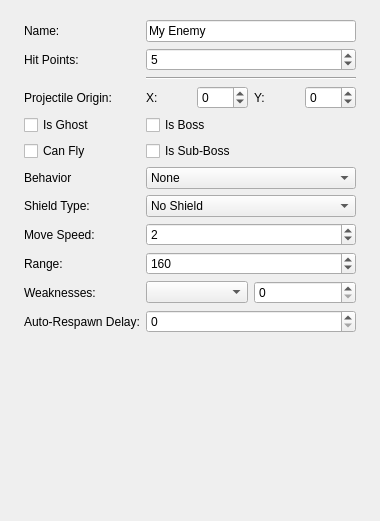
       <widget class="QWidget" name="page_3">
        <property name="geometry">
         <rect>
          <x>0</x>
          <y>0</y>
          <width>380</width>
          <height>521</height>
         </rect>
        </property>
        <attribute name="label">
         <string>Properties</string>
        </attribute>
        <layout class="QGridLayout" name="gridLayout_8">
         <item row="0" column="0">
          <widget class="QWidget" name="widget" native="true">
           <property name="sizePolicy">
            <sizepolicy hsizetype="Preferred" vsizetype="Minimum">
             <horstretch>0</horstretch>
             <verstretch>0</verstretch>
            </sizepolicy>
           </property>
           <property name="minimumSize">
            <size>
             <width>350</width>
             <height>0</height>
            </size>
           </property>
           <property name="maximumSize">
            <size>
             <width>300</width>
             <height>16777215</height>
            </size>
           </property>
           <property name="baseSize">
            <size>
             <width>300</width>
             <height>0</height>
            </size>
           </property>
           <layout class="QGridLayout" name="gridLayout_5">
            <item row="3" column="1">
             <widget class="QSpinBox" name="npc_edit_tab_NpcHP">
              <property name="toolTip">
               <string>Number of hit points the enemy can take of damage</string>
              </property>
              <property name="value">
               <number>5</number>
              </property>
             </widget>
            </item>
            <item row="11" column="1">
             <widget class="QSpinBox" name="npc_edit_tab_range">
              <property name="toolTip">
               <string>Maximum movement range and vision reach</string>
              </property>
              <property name="minimum">
               <number>0</number>
              </property>
              <property name="maximum">
               <number>999</number>
              </property>
              <property name="value">
               <number>160</number>
              </property>
             </widget>
            </item>
            <item row="12" column="1">
             <layout class="QHBoxLayout" name="horizontalLayout">
              <item>
               <widget class="QComboBox" name="npc_edit_tab_weakness_list">
                <property name="toolTip">
                 <string>Weapon that hits enemy</string>
                </property>
               </widget>
              </item>
              <item>
               <widget class="QSpinBox" name="npc_edit_tab_weakness_points">
                <property name="toolTip">
                 <string>How many hit points the selected weapon makes of damage in the enemy</string>
                </property>
               </widget>
              </item>
             </layout>
            </item>
            <item row="14" column="0">
             <spacer name="verticalSpacer_9">
              <property name="orientation">
               <enum>Qt::Vertical</enum>
              </property>
              <property name="sizeHint" stdset="0">
               <size>
                <width>20</width>
                <height>40</height>
               </size>
              </property>
             </spacer>
            </item>
            <item row="7" column="1">
             <widget class="QCheckBox" name="isSubBoss_checkbox">
              <property name="toolTip">
               <string>If is a stage sub-boss</string>
              </property>
              <property name="text">
               <string>Is Sub-Boss</string>
              </property>
             </widget>
            </item>
            <item row="6" column="0">
             <widget class="QCheckBox" name="npc_edit_tab_canshoot">
              <property name="toolTip">
               <string>If can cross walls</string>
              </property>
              <property name="text">
               <string>Is Ghost</string>
              </property>
             </widget>
            </item>
            <item row="7" column="0">
             <widget class="QCheckBox" name="checkBox">
              <property name="toolTip">
               <string>If can ignore gravity</string>
              </property>
              <property name="text">
               <string>Can Fly</string>
              </property>
             </widget>
            </item>
            <item row="9" column="0">
             <widget class="QLabel" name="label_66">
              <property name="text">
               <string>Shield Type:</string>
              </property>
             </widget>
            </item>
            <item row="9" column="1">
             <widget class="QComboBox" name="npc_edit_tab_shieldtype">
              <property name="toolTip">
               <string>If uses shield, how it behaves</string>
              </property>
              <item>
               <property name="text">
                <string>No Shield</string>
               </property>
              </item>
              <item>
               <property name="text">
                <string>Full Shield</string>
               </property>
              </item>
              <item>
               <property name="text">
                <string>Front</string>
               </property>
              </item>
              <item>
               <property name="text">
                <string>Stand</string>
               </property>
              </item>
              <item>
               <property name="text">
                <string>Disguise</string>
               </property>
              </item>
              <item>
               <property name="text">
                <string>Stand Front</string>
               </property>
              </item>
              <item>
               <property name="text">
                <string>Stand and Walk</string>
               </property>
              </item>
              <item>
               <property name="text">
                <string>Back</string>
               </property>
              </item>
              <item>
               <property name="text">
                <string>Using Shield</string>
               </property>
              </item>
             </widget>
            </item>
            <item row="11" column="0">
             <widget class="QLabel" name="label_68">
              <property name="text">
               <string>Range:</string>
              </property>
             </widget>
            </item>
            <item row="10" column="1">
             <widget class="QSpinBox" name="npc_edit_tab_movespeed">
              <property name="toolTip">
               <string>Pixels moved by cycle</string>
              </property>
              <property name="minimum">
               <number>0</number>
              </property>
              <property name="maximum">
               <number>20</number>
              </property>
              <property name="value">
               <number>2</number>
              </property>
             </widget>
            </item>
            <item row="2" column="1">
             <widget class="QLineEdit" name="npc_edit_tab_NpcName">
              <property name="text">
               <string>My Enemy</string>
              </property>
              <property name="maxLength">
               <number>30</number>
              </property>
             </widget>
            </item>
            <item row="6" column="1">
             <widget class="QCheckBox" name="isBoss_checkBox">
              <property name="text">
               <string>Is Boss</string>
              </property>
             </widget>
            </item>
            <item row="4" column="1">
             <widget class="Line" name="line">
              <property name="orientation">
               <enum>Qt::Horizontal</enum>
              </property>
             </widget>
            </item>
            <item row="2" column="0">
             <widget class="QLabel" name="label_62">
              <property name="text">
               <string>Name: </string>
              </property>
             </widget>
            </item>
            <item row="3" column="0">
             <widget class="QLabel" name="label_64">
              <property name="text">
               <string>Hit Points: </string>
              </property>
             </widget>
            </item>
            <item row="10" column="0">
             <widget class="QLabel" name="label_67">
              <property name="text">
               <string>Move Speed:</string>
              </property>
             </widget>
            </item>
            <item row="13" column="1">
             <widget class="QSpinBox" name="respawn_time_spinBox">
              <property name="toolTip">
               <string>If different than zero, NPC will respawn even if is on-screen</string>
              </property>
              <property name="maximum">
               <number>99999</number>
              </property>
             </widget>
            </item>
            <item row="12" column="0">
             <widget class="QLabel" name="label">
              <property name="text">
               <string>Weaknesses:</string>
              </property>
             </widget>
            </item>
            <item row="13" column="0">
             <widget class="QLabel" name="label_12">
              <property name="text">
               <string>Auto-Respawn Delay:</string>
              </property>
             </widget>
            </item>
            <item row="5" column="1">
             <layout class="QGridLayout" name="gridLayout_3">
              <item row="0" column="3">
               <widget class="QSpinBox" name="projectileOriginY_spinBox">
                <property name="minimum">
                 <number>-999</number>
                </property>
                <property name="maximum">
                 <number>999</number>
                </property>
               </widget>
              </item>
              <item row="0" column="1">
               <widget class="QSpinBox" name="projectileOriginX_spinBox">
                <property name="minimum">
                 <number>-999</number>
                </property>
                <property name="maximum">
                 <number>999</number>
                </property>
               </widget>
              </item>
              <item row="0" column="0">
               <widget class="QLabel" name="label_21">
                <property name="maximumSize">
                 <size>
                  <width>16777215</width>
                  <height>16777215</height>
                 </size>
                </property>
                <property name="text">
                 <string>X:</string>
                </property>
               </widget>
              </item>
              <item row="0" column="2">
               <widget class="QLabel" name="label_22">
                <property name="text">
                 <string>Y:</string>
                </property>
               </widget>
              </item>
             </layout>
            </item>
            <item row="5" column="0">
             <widget class="QLabel" name="label_19">
              <property name="text">
               <string>Projectile Origin:</string>
              </property>
             </widget>
            </item>
            <item row="8" column="1">
             <widget class="QComboBox" name="npcBehaviorComboBox">
              <item>
               <property name="text">
                <string>None</string>
               </property>
              </item>
              <item>
               <property name="text">
                <string>Player Friend</string>
               </property>
              </item>
             </widget>
            </item>
            <item row="8" column="0">
             <widget class="QLabel" name="label_3">
              <property name="text">
               <string>Behavior</string>
              </property>
             </widget>
            </item>
           </layout>
          </widget>
         </item>
        </layout>
       </widget>
